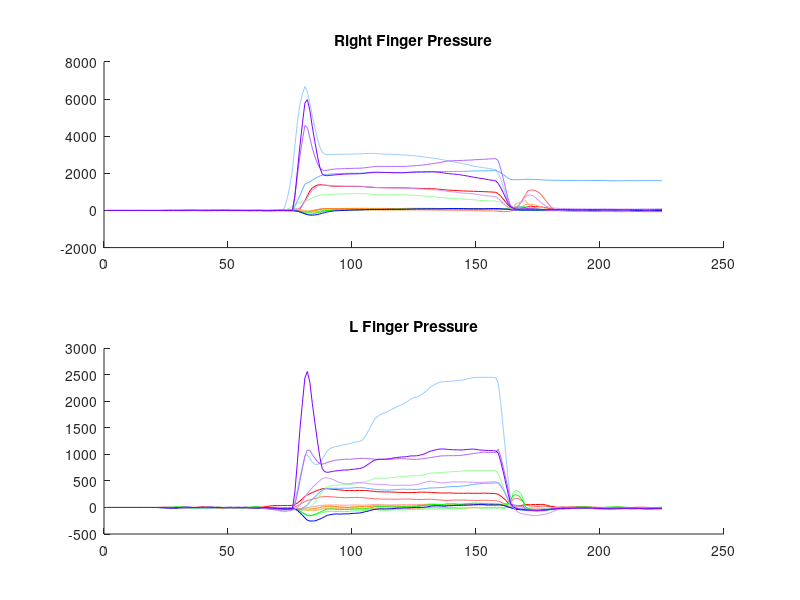
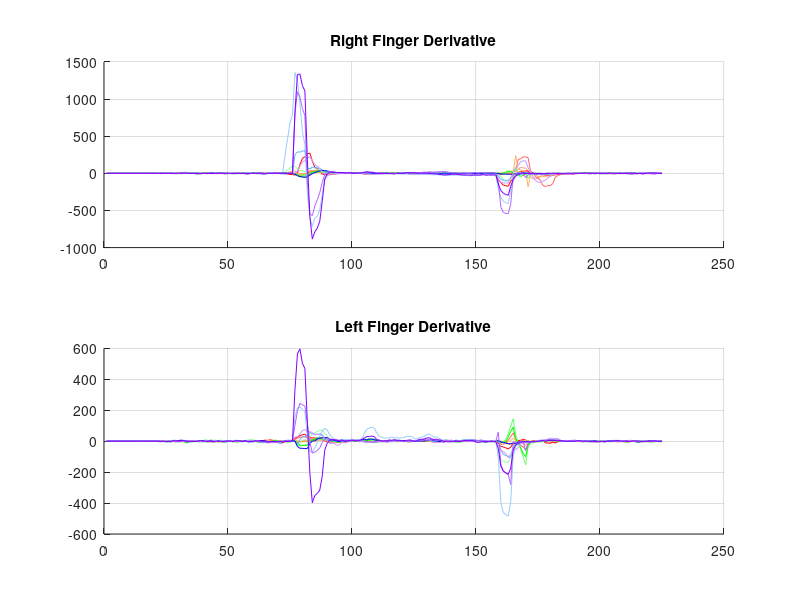

MATLAB code for these plots, in order:
close all;
clear;
clc;

format bank;
format compact;

rf_data_raw = csvread('rh_rf_pressure.csv');
lf_data_raw = csvread('rh_lf_pressure.csv');
rf_data_dt = csvread('rh_rf_derivative.csv');
lf_data_dt = csvread('rh_lf_derivative.csv');

rf_x = linspace(1,size(rf_data_raw,1),size(rf_data_raw,1));
lf_x = linspace(1,size(lf_data_raw,1),size(lf_data_raw,1));

%% RF_CALIBRATED_DATA

figure(1);

subplot(2,1,1);
title('Right Finger Pressure');
hold all;

% Plot Without Specific Colors
% plot(B, data_raw);

% Plot with Specific Colors
plot(rf_x, rf_data_raw(:, 19), 'Color', [255/255, 153/255, 153/255]);
plot(rf_x, rf_data_raw(:, 20), 'Color', [255/255, 102/255. 102/255]);
plot(rf_x, rf_data_raw(:, 21), 'Color', [255/255, 000/255. 000/255]);

plot(rf_x, rf_data_raw(:, 16), 'Color', [255/255, 204/255, 153/255]);
plot(rf_x, rf_data_raw(:, 17), 'Color', [255/255, 178/255. 102/255]);
plot(rf_x, rf_data_raw(:, 18), 'Color', [255/255, 128/255. 000/255]);

plot(rf_x, rf_data_raw(:, 13), 'Color', [153/255, 255/255, 153/255]);
plot(rf_x, rf_data_raw(:, 14), 'Color', [102/255, 255/255. 102/255]);
plot(rf_x, rf_data_raw(:, 15), 'Color', [000/255, 255/255. 000/255]);

plot(rf_x, rf_data_raw(:, 10), 'Color', [153/255, 204/255, 255/255]);
plot(rf_x, rf_data_raw(:, 11), 'Color', [102/255, 178/255. 255/255]);
plot(rf_x, rf_data_raw(:, 12), 'Color', [000/255, 000/255. 255/255]);

plot(rf_x, rf_data_raw(:, 7), 'Color', [204/255, 153/255, 255/255]);
plot(rf_x, rf_data_raw(:, 8), 'Color', [178/255, 102/255. 255/255]);
plot(rf_x, rf_data_raw(:, 9), 'Color', [127/255, 000/255. 255/255]);

%% LF_CALIBRATED_DATA

subplot(2,1,2);
title('L Finger Pressure');
hold all;

% Plot Without Specific Colors
% plot(B, data_raw);

% Plot with Specific Colors
plot(lf_x, lf_data_raw(:, 19), 'Color', [255/255, 153/255, 153/255]);
plot(lf_x, lf_data_raw(:, 20), 'Color', [255/255, 102/255. 102/255]);
plot(lf_x, lf_data_raw(:, 21), 'Color', [255/255, 000/255. 000/255]);

plot(lf_x, lf_data_raw(:, 16), 'Color', [255/255, 204/255, 153/255]);
plot(lf_x, lf_data_raw(:, 17), 'Color', [255/255, 178/255. 102/255]);
plot(lf_x, lf_data_raw(:, 18), 'Color', [255/255, 128/255. 000/255]);

plot(lf_x, lf_data_raw(:, 13), 'Color', [153/255, 255/255, 153/255]);
plot(lf_x, lf_data_raw(:, 14), 'Color', [102/255, 255/255. 102/255]);
plot(lf_x, lf_data_raw(:, 15), 'Color', [000/255, 255/255. 000/255]);

plot(lf_x, lf_data_raw(:, 10), 'Color', [153/255, 204/255, 255/255]);
plot(lf_x, lf_data_raw(:, 11), 'Color', [102/255, 178/255. 255/255]);
plot(lf_x, lf_data_raw(:, 12), 'Color', [000/255, 000/255. 255/255]);

plot(lf_x, lf_data_raw(:, 7), 'Color', [204/255, 153/255, 255/255]);
plot(lf_x, lf_data_raw(:, 8), 'Color', [178/255, 102/255. 255/255]);
plot(lf_x, lf_data_raw(:, 9), 'Color', [127/255, 000/255. 255/255]);

% %% Calibrated Difference
% subplot(3,1,3);
% hold all;
% title('Finger Pressure Difference');
% 
% % Plot with Specific Colors
% 
% diff = max(rf_data_raw(:, 7:19) - lf_data_raw(:, 7:19), [], 2);
% 
% plot(rf_x, diff, 'Color', [255/255, 153/255, 153/255]);
%% RF_Derivative

figure(2);

subplot(2,1,1);
grid on;
title('Right Finger Derivative');
hold all

rf_dx = linspace(1,size(rf_data_dt,1),size(rf_data_dt,1));

% Plot with Specific Colors
plot(rf_dx, rf_data_dt(:, 19), 'Color', [255/255, 153/255, 153/255]);
plot(rf_dx, rf_data_dt(:, 20), 'Color', [255/255, 102/255. 102/255]);
plot(rf_dx, rf_data_dt(:, 21), 'Color', [255/255, 000/255. 000/255]);

plot(rf_dx, rf_data_dt(:, 16), 'Color', [255/255, 204/255, 153/255]);
plot(rf_dx, rf_data_dt(:, 17), 'Color', [255/255, 178/255. 102/255]);
plot(rf_dx, rf_data_dt(:, 18), 'Color', [255/255, 128/255. 000/255]);

plot(rf_dx, rf_data_dt(:, 13), 'Color', [153/255, 255/255, 153/255]);
plot(rf_dx, rf_data_dt(:, 14), 'Color', [102/255, 255/255. 102/255]);
plot(rf_dx, rf_data_dt(:, 15), 'Color', [000/255, 255/255. 000/255]);

plot(rf_dx, rf_data_dt(:, 10), 'Color', [153/255, 204/255, 255/255]);
plot(rf_dx, rf_data_dt(:, 11), 'Color', [102/255, 178/255. 255/255]);
plot(rf_dx, rf_data_dt(:, 12), 'Color', [000/255, 000/255. 255/255]);

plot(rf_dx, rf_data_dt(:, 7), 'Color', [204/255, 153/255, 255/255]);
plot(rf_dx, rf_data_dt(:, 8), 'Color', [178/255, 102/255. 255/255]);
plot(rf_dx, rf_data_dt(:, 9), 'Color', [127/255, 000/255. 255/255]);

%% LF_Derivative

subplot(2,1,2);
grid on;
title('Left Finger Derivative');
hold all

lf_dx = linspace(1,size(lf_data_dt,1),size(lf_data_dt,1));

% Plot with Specific Colors
plot(lf_dx, lf_data_dt(:, 19), 'Color', [255/255, 153/255, 153/255]);
plot(lf_dx, lf_data_dt(:, 20), 'Color', [255/255, 102/255. 102/255]);
plot(lf_dx, lf_data_dt(:, 21), 'Color', [255/255, 000/255. 000/255]);

plot(lf_dx, lf_data_dt(:, 16), 'Color', [255/255, 204/255, 153/255]);
plot(lf_dx, lf_data_dt(:, 17), 'Color', [255/255, 178/255. 102/255]);
plot(lf_dx, lf_data_dt(:, 18), 'Color', [255/255, 128/255. 000/255]);

plot(lf_dx, lf_data_dt(:, 13), 'Color', [153/255, 255/255, 153/255]);
plot(lf_dx, lf_data_dt(:, 14), 'Color', [102/255, 255/255. 102/255]);
plot(lf_dx, lf_data_dt(:, 15), 'Color', [000/255, 255/255. 000/255]);

plot(lf_dx, lf_data_dt(:, 10), 'Color', [153/255, 204/255, 255/255]);
plot(lf_dx, lf_data_dt(:, 11), 'Color', [102/255, 178/255. 255/255]);
plot(lf_dx, lf_data_dt(:, 12), 'Color', [000/255, 000/255. 255/255]);

plot(lf_dx, lf_data_dt(:, 7), 'Color', [204/255, 153/255, 255/255]);
plot(lf_dx, lf_data_dt(:, 8), 'Color', [178/255, 102/255. 255/255]);
plot(lf_dx, lf_data_dt(:, 9), 'Color', [127/255, 000/255. 255/255]);


%% Deriv Difference

% subplot(3,1,3);
% grid on;
% title('Derivative Difference');
% hold all
% 
% % Plot with Specific Colors
% plot(rf_dx, max(rf_data_dt(:, 7:19)) - max(lf_data_dt(:, 7:19)), 'Color', [255/255, 153/255, 153/255]);


%% Run the next Script
%Moving_Average_Analysis